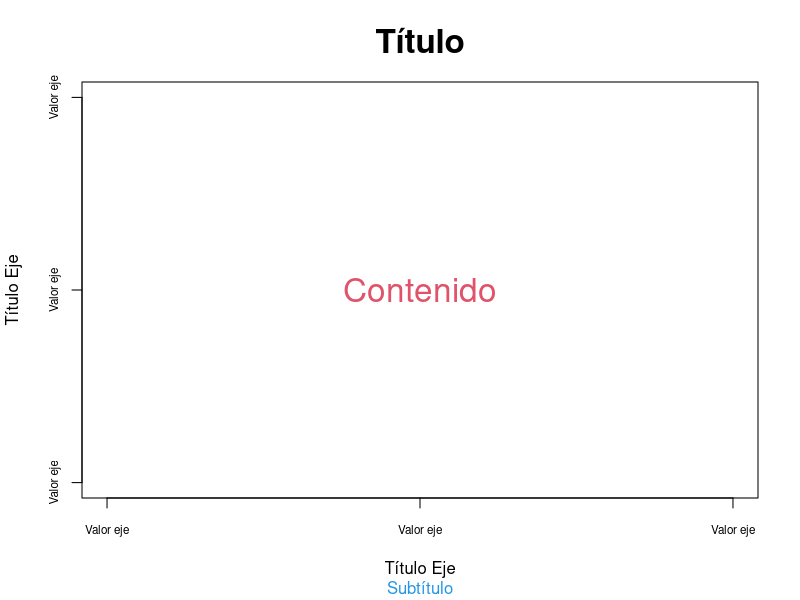
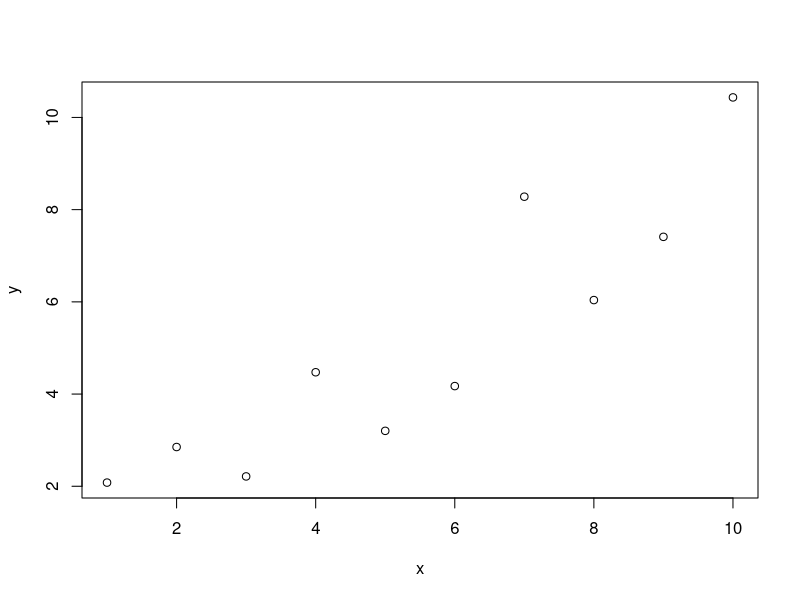
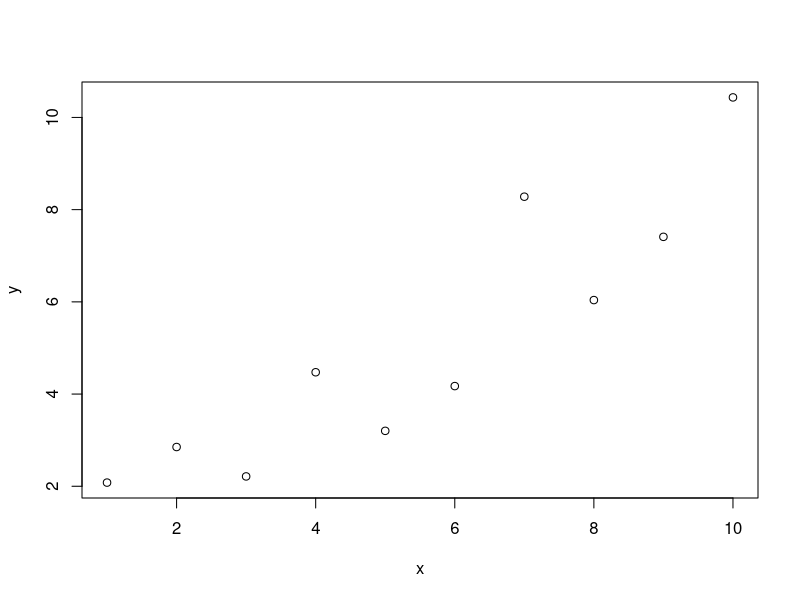
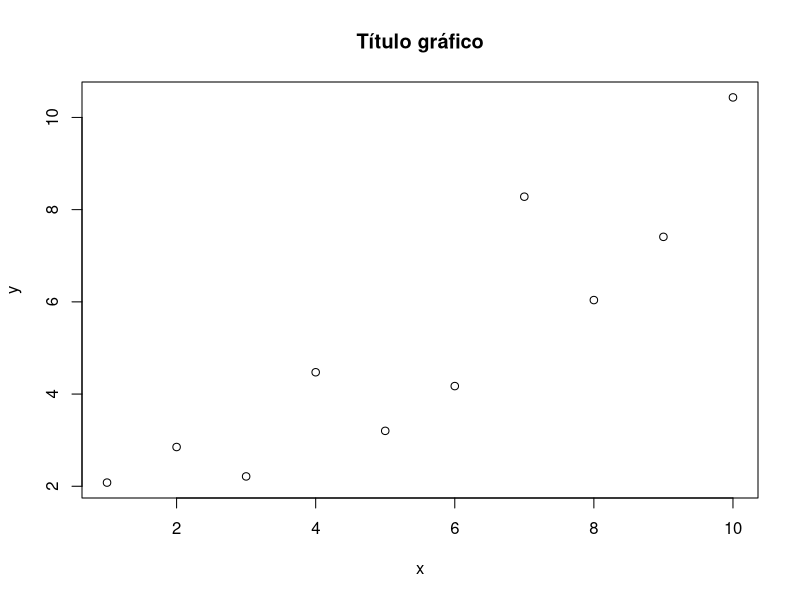
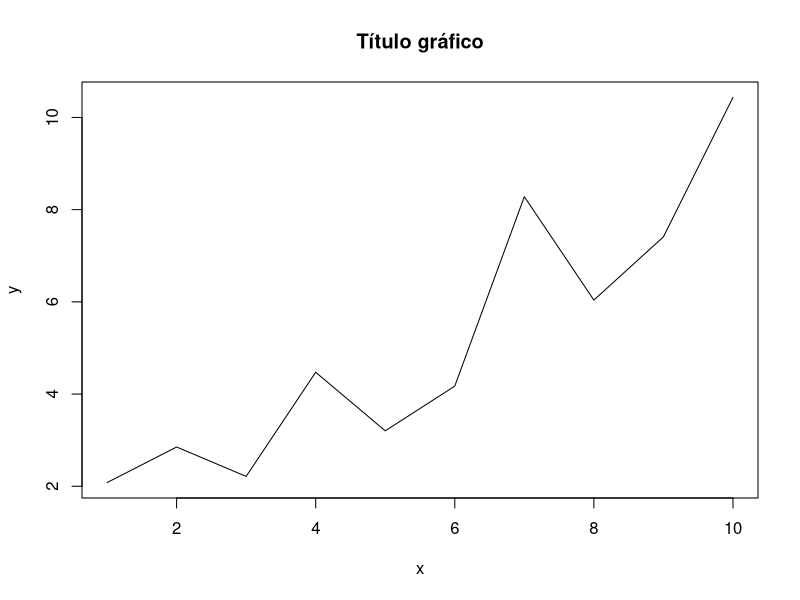
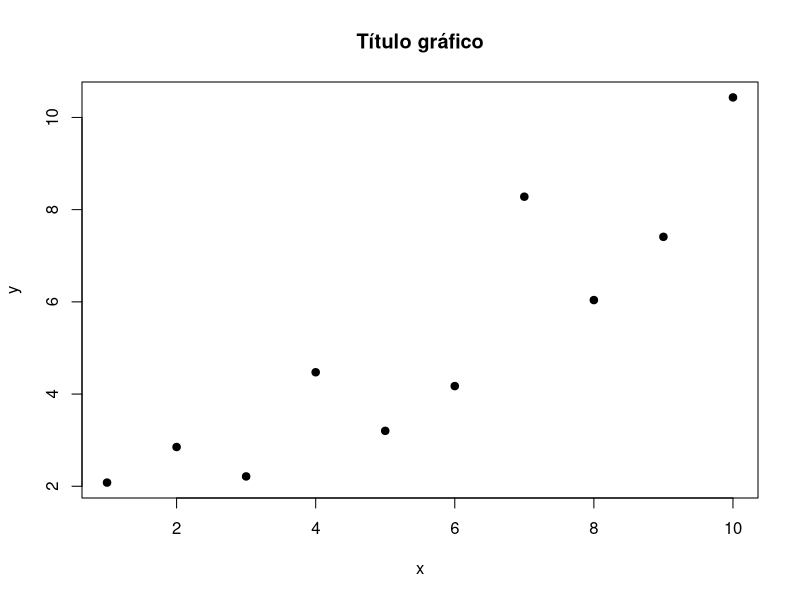
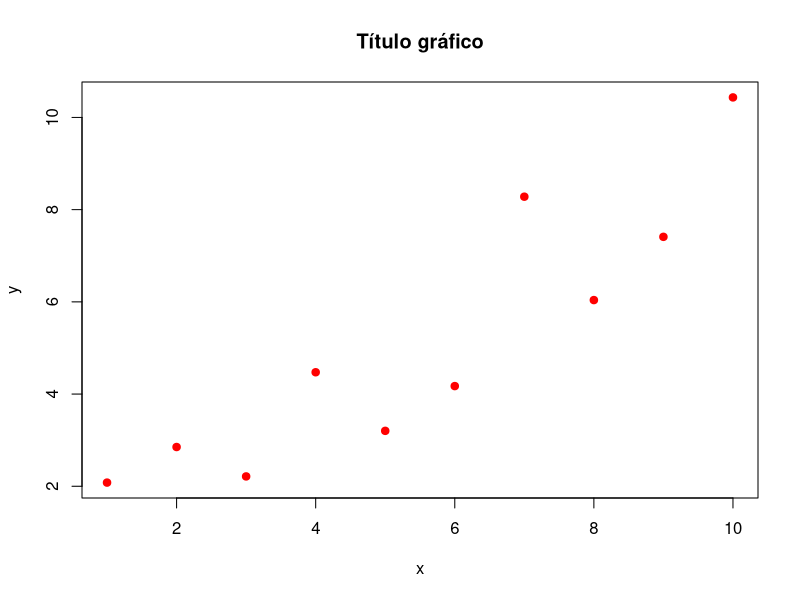
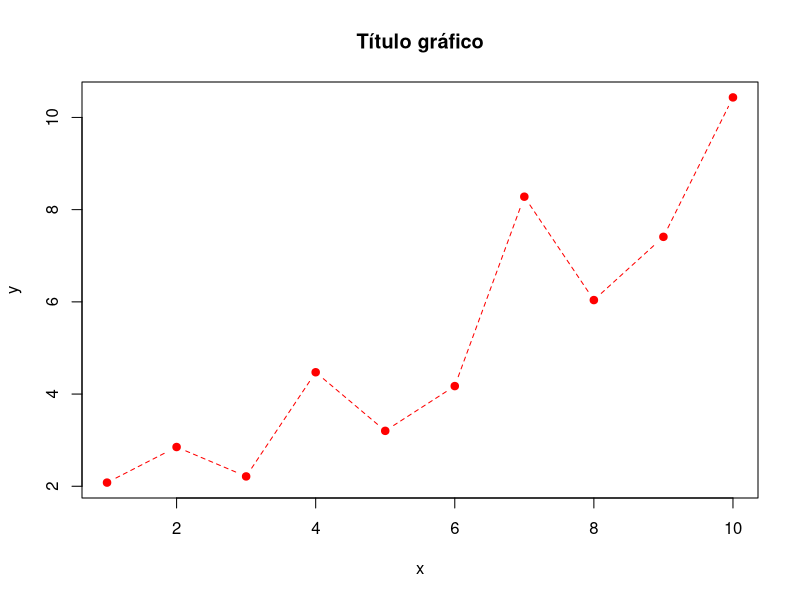

Write the R code that produced these figures, in order.
## ---- chunk 1
knitr::opts_chunk$set(echo = TRUE,
                      fig.align = "center",
                      message = FALSE,
                      error = FALSE,
                      warning = FALSE,
                      cache = TRUE)
## ---- chunk 2
methods(plot)
## ---- chunk 3
plot(0,0,axes = F,main = "Título",sub = "Subtítulo",xlab = "Título Eje",ylab = "Título Eje",col="white",cex.main=2,asp = 1,col.sub=4)

box()
text(0,0,labels = "Contenido",cex=2,col=2)
axis(1,at=-1:1,labels = rep("Valor eje",3),cex.axis=0.7)
axis(2,at=-1:1,labels = rep("Valor eje",3),cex.axis=0.7)
## ---- chunk 4
args(plot.default)
## ---- chunk 5
set.seed(2019)
x <- 1:10
y <- x + runif(10,-2,2)
plot(x,y)
plot(y~x)
plot(x,y,main = "Título gráfico")
plot(x,y,main = "Título gráfico", type="l")
plot(x,y,main = "Título gráfico", type="p", pch=19)
plot(x,y,main = "Título gráfico", type="p", pch=19,col="red")
plot(x,y,main = "Título gráfico", type="b", pch=19,lty=2,col="red")
## ---- chunk 6
plot(1,1,xlim = c(1, 7.5),ylim = c(1,5),type="n",axes = F,xlab = "",ylab = "", main = "Tipos de Puntos y sus códigos")
points(1:7,rep(4.5,7),pch=0:6)
text(1:7,rep(4.3,7),labels = paste(0:6))
points(1:7,rep(3.5,7),pch=7:13)
text(1:7,rep(3.3,7),labels = paste(7:13))
points(1:7,rep(2.5,7),pch=14:20)
text(1:7,rep(2.3,7),labels = paste(14:20))
points(1:5,rep(1.5,5),pch=21:25)
text(1:5,rep(1.3,5),labels = paste(21:25))

plot(1,1,xlim = c(0.5, 6),ylim = c(5,12),type="n",axes = F,xlab = "",ylab = "", main = "Tipos de Líneas y sus códigos")
abline(h=11.5,lty=0)
text(1,12,labels = "blank (lty=0)")
abline(h=10.5,lty=1)
text(1,11,labels = "solid (lty=1)")
abline(h=9.5,lty=2)
text(1,10,labels = "dashed (lty=2)")
abline(h=8.5,lty=3)
text(1,9,labels = "dotted (lty=3)")
abline(h=7.5,lty=4)
text(1,8,labels = "dotdash (lty=4)")
abline(h=6.5,lty=5)
text(1,7,labels = "longdash (lty=5)")
abline(h=5.5,lty=6)
text(1,6,labels = "twodash (lty=6)")
## ---- chunk 7
plot(y~x,pch=19,main="Ejemplo Rectas")
lines(x,y,lwd=2,lty=2)
points(x,y+2,pch=19,col=2)
lines(x,y+2,lwd=2,lty=2,col=2)
abline(lm(y~x))
abline(lm(I(y+2)~x),col=2)
text(2,8,labels = "Recta 1")
text(2,9,labels = "Recta 2",col=2)
## ---- chunk 8
plot(mpg~disp,col=factor(gear),data=mtcars,pch=19,
     main="Desplazamiento vs Consumo Gasolina")
legend("topright",pch=19,col=1:3,legend = levels(factor(mtcars$gear)),
       title = "Número de Cambios")
plot(mpg~disp,data=mtcars,type="n",
     main="Desplazamiento vs Consumo Gasolina")
text(mpg~disp,data=mtcars,labels=rownames(mtcars),cex=0.6,
     col=gear-2,adj=c(0,0.5))
legend("topright",fill=1:3,legend = levels(factor(mtcars$gear)),
       title = "Número de Cambios",horiz = T)
## ---- chunk 9
set.seed(2019)
ciudades <- sample(5,300,replace = T,
                   prob = c(0.1,0.4,0.2,0.3,0.1))
ciudades <- factor(ciudades,
                   labels = c("Cali","Medellín","Bogotá",
                              "Barranquilla","Cartagena"))
plot(ciudades,main="Distribución de las Ciudades")
## ---- chunk 10
table(ciudades)
barplot(table(ciudades),col=1:5,las=1,ylim = c(0,120),
        main = "Distribución de las Ciudades")
## ---- chunk 11
pie(table(ciudades))
## ---- chunk 12
impacto <- gl(3,100,labels = c("Bajo","Mediano","Alto"))
table(ciudades,impacto)
mosaicplot(table(ciudades,impacto),col=c("green","yellow","red"),
           main="Impacto por Ciudad")
## ---- chunk 13
set.seed(4321)
ingresos <- ceiling(rlnorm(300,5,0.5))
colores <- colors()[sample(675,5)]
boxplot(ingresos~ciudades,pch=20,col=colores,
        main="Distribución de los ingresos por ciudad",
        ylab="Miles de millones ($)",las=1)
boxplot(ingresos~ciudades,pch=20,col=colores,horizontal=T,
        main="Distribución de los ingresos por ciudad",
        xlab="Miles de millones ($)",las=1,cex.axis=0.7,lty=1)
boxplot(ingresos~ciudades,pch=20,col=colores,
        main="Distribución de los ingresos por ciudad",
        ylab="Miles de millones ($)",las=1,notch=T)
## ---- chunk 14
hist(ingresos)
hist(ingresos, main="Densidad de los ingresos",las=1,
     col="lightblue",freq=F)
hist(ingresos, main="Distribución de los ingresos",las=1,
     col="lightblue")
hist(ingresos, main="Distribución de los ingresos",las=1,
     col="lightblue")
rug(ingresos,col=2)
## ---- chunk 15
(dening <- density(ingresos))
plot(dening)
plot(dening,col=2,lwd=2,las=1,
     main="Densidad de los ingresos")
hist(ingresos, main="Densidad de los ingresos",las=1,
     col="lightblue",freq=F)
rug(ingresos,col=2)
lines(dening,col=2,lwd=2)

# Resaltando una sección en particular
x1 <- min(which(dening$x >= 150))  
x2 <- max(which(dening$x < 370))
plot(dening,col=2,lwd=2,las=1,
     main="Densidad de los ingresos")
polygon(x=dening$x[c(x1,x1:x2,x2)],
        y=c(0,dening$y[x1:x2],0), col=rgb(1,0,0,alpha = 0.5),
        border = NA)
## ---- chunk 16
pairs(iris)
pairs(iris,col=iris$Species,pch=19)
